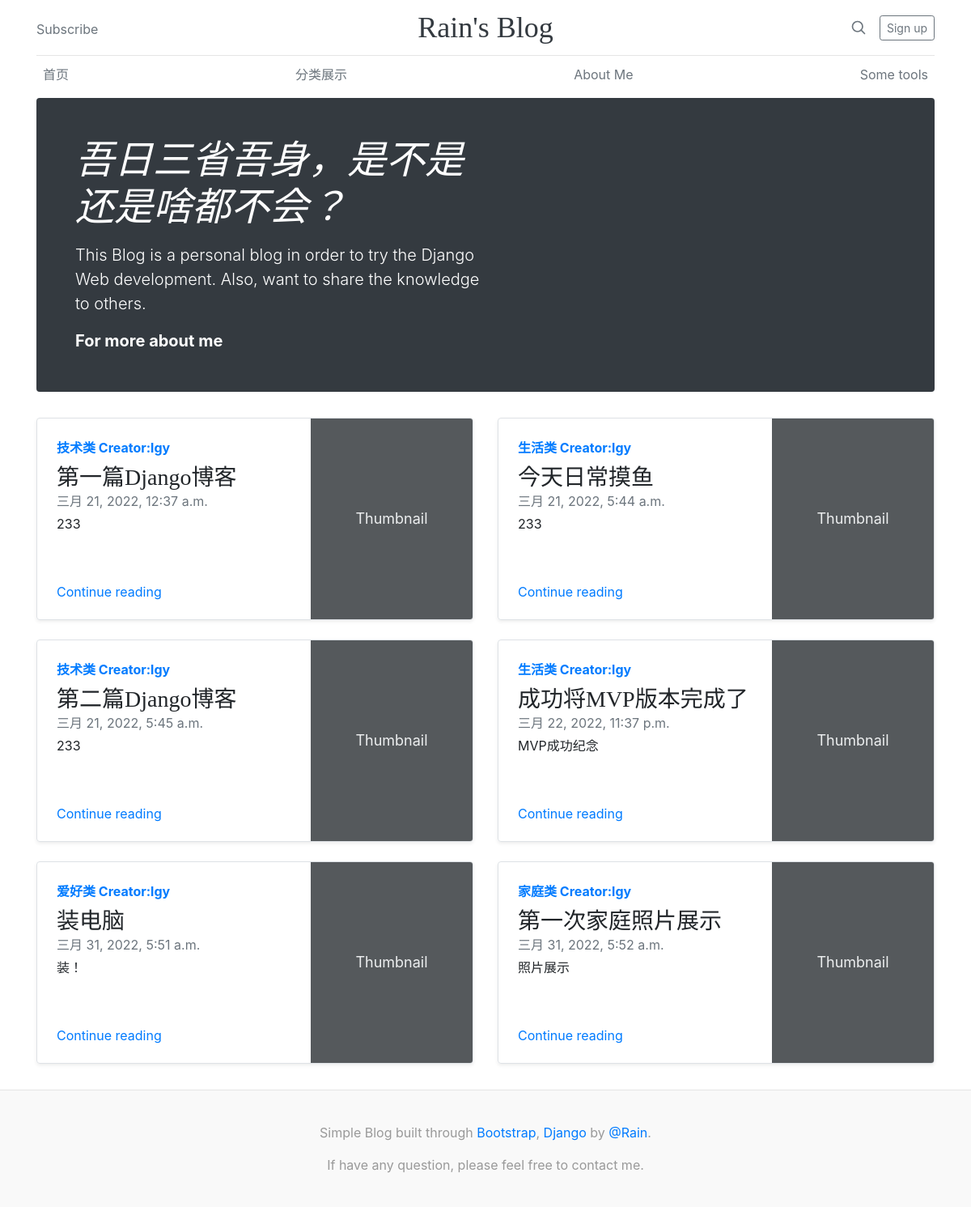
The app's page /index/ with its own data.
### lgy_blog/models.py (models this page shows, shortened)
class Blog(models.Model):
    blog_type = models.SmallIntegerField(blank=False, choices=BlogType, verbose_name=u'博客类型')
    blog_title = models.CharField(blank=False, max_length=250, verbose_name= u'博客标题', unique=True)
    blog_simple_text = models.CharField(blank=False, max_length=250, verbose_name= u'博客简介',default='233')
    blog_text = models.TextField(blank=False, max_length=2048, verbose_name= u'博客内容')
    creator = models.ForeignKey(User, verbose_name=u'创建人', null=True, on_delete=models.SET_NULL)
    created_date = models.DateTimeField(verbose_name=u'创建日期', default=datetime.now)
    modified_date = models.DateTimeField(verbose_name=u'修改日期', default=datetime.now)
    click_nums = models.IntegerField(verbose_name=u'点击量',default=0)
    class Meta:
        verbose_name = u'个人博客'
        verbose_name_plural = verbose_name

### lgy_blog/views.py (the view)
# urls.py: url(r"^index/", views.index,name=u'索引页'),
def index(request):
    blog_list = Blog.objects.order_by('created_date')
    context = {'blog_list': blog_list}
    for blog in blog_list:
        blog.blog_type = BlogType[blog.blog_type][1]
    return render(request, 'index.html', context)

### templates/index.html
{% extends 'base.html' %}
{% block content %}
    <div class="jumbotron p-4 p-md-5 text-white rounded bg-dark">
    <div class="col-md-6 px-0">
      <h1 class="display-4 font-italic">吾日三省吾身，是不是还是啥都不会？</h1>
      <p class="lead my-3">This Blog is a personal blog in order to try the Django Web development. Also, want to share the knowledge to others.</p>
      <p class="lead mb-0"><a href="/about_me" class="text-white font-weight-bold">For more about me</a></p>
    </div>
  </div>
    <div class="row mb-2">
    {% for blog in blog_list %}
            <div class="col-md-6">
                <div class="row no-gutters border rounded overflow-hidden flex-md-row mb-4 shadow-sm h-md-250 position-relative">
                    <div class="col p-4 d-flex flex-column position-static">
                        <strong class="d-inline-block mb-2 text-primary">{{ blog.blog_type }}  Creator:{{ blog.creator }}</strong>
                        <h3 class="mb-0">{{ blog.blog_title }}</h3>
                        <div class="mb-1 text-muted">{{ blog.created_date}}</div>
                        <p class="card-text mb-auto">{{ blog.blog_simple_text }}</p>
                        <a href="/blog/{{ blog.id }}" class="stretched-link">Continue reading</a>
                    </div>
                <div class="col-auto d-none d-lg-block">
                    <svg class="bd-placeholder-img" width="200" height="250" xmlns="http://www.w3.org/2000/svg" role="img" aria-label="Placeholder: Thumbnail" preserveAspectRatio="xMidYMid slice" focusable="false"><title>Placeholder</title><rect width="100%" height="100%" fill="#55595c"/><text x="50%" y="50%" fill="#eceeef" dy=".3em">Thumbnail</text></svg>
                </div>
                </div>
            </div>
    {% endfor %}
    </div>
{% endblock %}

### static/css/blog.css (style rules this page uses)
h1, h2, h3, h4, h5, h6 { font-family: "Playfair Display", Georgia, "Times New Roman", serif; }
.display-4 { font-size: 2.5rem; }
@media (min-width: 768px) { .display-4 { font-size: 3rem; } }
@media (min-width: 768px) { .h-md-250 { height: 250px; } }

### templates/base.html (style rules this page uses)
.bd-placeholder-img { font-size: 1.125rem; text-anchor: middle; -webkit-user-select: none; -moz-user-select: none; -ms-user-select: none; user-select: none; }

### records on screen
Blog: blog_type "技术类", creator "lgy", blog_title "第一篇Django博客", created_date "三月 21, 2022, 12:37 a.m.", blog_simple_text "233"
Blog: blog_type "生活类", creator "lgy", blog_title "今天日常摸鱼", created_date "三月 21, 2022, 5:44 a.m.", blog_simple_text "233"
Blog: blog_type "技术类", creator "lgy", blog_title "第二篇Django博客", created_date "三月 21, 2022, 5:45 a.m.", blog_simple_text "233"
Blog: blog_type "生活类", creator "lgy", blog_title "成功将MVP版本完成了", created_date "三月 22, 2022, 11:37 p.m.", blog_simple_text "MVP成功纪念"
Blog: blog_type "爱好类", creator "lgy", blog_title "装电脑", created_date "三月 31, 2022, 5:51 a.m.", blog_simple_text "装！"
Blog: blog_type "家庭类", creator "lgy", blog_title "第一次家庭照片展示", created_date "三月 31, 2022, 5:52 a.m.", blog_simple_text "照片展示"
